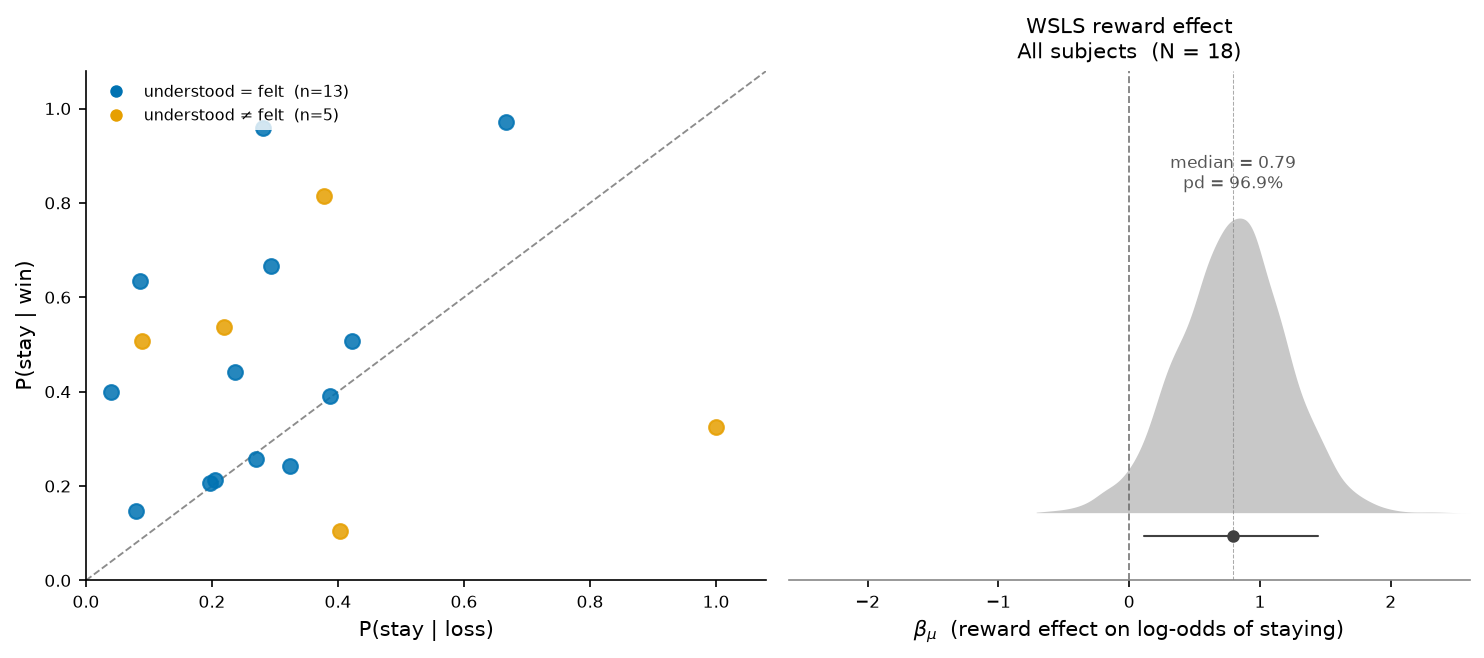

Source code (Python):
"""
Two-panel figure (style matches wm_wsls.png):
  Left  — scatter P(stay|win) vs P(stay|lose) per subject (all 18)
           Blue  #0072B2 = understood=felt (n=13)
           Orange #E69F00 = understood≠felt (n=5)
  Right — β_mu posterior from hierarchical WSLS on all 18 subjects
"""

import os
import re
import warnings
import numpy as np
import pandas as pd
import pymc as pm
import arviz as az
import matplotlib
matplotlib.use("Agg")
import matplotlib.pyplot as plt
from matplotlib.lines import Line2D
from scipy.stats import gaussian_kde

warnings.filterwarnings("ignore")
os.chdir(os.path.dirname(os.path.abspath(__file__)))

DATA_DIR = "../../data/ioc-all-fixed-pilot/task"
OUT_PNG  = "wsls_scatter_posterior.png"
DRAWS_NC = "wsls_18_draws.nc"

MISUNDERSTOOD  = {"67dae998d8f2cfb8a8e3bf03"}
FELT_DIFFERENT = {
    "677009b08130c3028f6a8a6d",
    "68598a1d4cebd213b2abb1d9",
    "69b7e04340b00585acbb91ac",
    "6a0092581cd317f1ff1765a2",
}
OMITTED = MISUNDERSTOOD | FELT_DIFFERENT

COL_INC   = "#0072B2"   # Okabe-Ito blue   — understood = felt
COL_OMT   = "#E69F00"   # Okabe-Ito orange — understood ≠ felt
GREY_LINE = "#404040"
ZERO_COL  = "#666666"
GREY_MED  = "#888888"


# ── data ──────────────────────────────────────────────────────────────────────
def load_raw(data_dir):
    records = []
    for fname in sorted(os.listdir(data_dir)):
        if not fname.endswith(".csv"):
            continue
        m = re.match(r"ioc-all_([a-f0-9]{24})_SESSION", fname)
        if not m:
            continue
        pid = m.group(1)
        df  = pd.read_csv(os.path.join(data_dir, fname), low_memory=False)
        gb  = (
            df[
                (df["task"] == "gambling_choice") &
                (df["block_number"].astype(str) != "training") &
                (df["is_choice_valid"].astype(str).str.lower() == "true")
            ]
            .copy()
            .assign(block_number=lambda x: x["block_number"].astype(int))
            .sort_values(["block_number", "trial_number"])
            .reset_index(drop=True)
        )
        gb["reward"]          = pd.to_numeric(gb["reward"], errors="coerce")
        gb["trial_number"]    = pd.to_numeric(gb["trial_number"], errors="coerce")
        gb["is_choice_valid"] = gb["is_choice_valid"].astype(str).str.lower() == "true"
        records.append({"pid": pid, "df": gb})
    return records


def per_subject_stay_rates(records):
    rows = []
    for rec in records:
        gb = rec["df"].copy()
        gb["choice_prev"] = gb.groupby("block_number")["choice_key"].shift(1)
        gb["reward_prev"] = gb.groupby("block_number")["reward"].shift(1)
        gb["valid_prev"]  = gb.groupby("block_number")["is_choice_valid"].shift(1)
        sub = gb[
            (gb["trial_number"] > 1) &
            gb["is_choice_valid"] &
            gb["valid_prev"].fillna(False) &
            gb["choice_prev"].notna() &
            gb["reward_prev"].notna()
        ].copy()
        sub["stay"]        = (sub["choice_key"] == sub["choice_prev"]).astype(int)
        sub["reward_prev"] = sub["reward_prev"].astype(int)
        p_win  = float(sub.loc[sub["reward_prev"] == 1, "stay"].mean()) \
                 if (sub["reward_prev"] == 1).sum() > 0 else np.nan
        p_lose = float(sub.loc[sub["reward_prev"] == 0, "stay"].mean()) \
                 if (sub["reward_prev"] == 0).sum() > 0 else np.nan
        rows.append({"pid": rec["pid"], "p_win": p_win, "p_lose": p_lose,
                     "omitted": rec["pid"] in OMITTED})
    return pd.DataFrame(rows).dropna(subset=["p_win", "p_lose"])


def make_wsls_df(records):
    frames = []
    for rec in records:
        gb = rec["df"].copy()
        gb["participant"] = rec["pid"]
        frames.append(gb)
    raw = pd.concat(frames, ignore_index=True)
    raw = raw.sort_values(["participant", "block_number", "trial_number"])
    raw["choice_prev"]   = raw.groupby(["participant","block_number"])["choice_key"].shift(1)
    raw["reward_prev"]   = raw.groupby(["participant","block_number"])["reward"].shift(1)
    raw["is_valid_prev"] = raw.groupby(["participant","block_number"])["is_choice_valid"].shift(1)
    raw = raw[
        (raw["trial_number"] > 1) &
        raw["is_choice_valid"] &
        raw["is_valid_prev"].fillna(False) &
        raw["choice_prev"].notna() &
        raw["reward_prev"].notna()
    ].copy()
    raw["stay"]        = (raw["choice_key"] == raw["choice_prev"]).astype(int)
    raw["reward_prev"] = raw["reward_prev"].astype(int)
    pids    = sorted(raw["participant"].unique())
    pid_map = {p: i for i, p in enumerate(pids)}
    raw["subj_idx"] = raw["participant"].map(pid_map)
    return raw, pids


def fit_wsls(df, n_subjects):
    print(f"Fitting WSLS (N={n_subjects}, {len(df)} trials) …")
    with pm.Model():
        alpha_mu    = pm.Normal("alpha_mu",    0, 2)
        beta_mu     = pm.Normal("beta_mu",     0, 2)
        alpha_sigma = pm.HalfNormal("alpha_sigma", 1)
        beta_sigma  = pm.HalfNormal("beta_sigma",  1)
        alpha_z = pm.Normal("alpha_z", 0, 1, shape=n_subjects)
        beta_z  = pm.Normal("beta_z",  0, 1, shape=n_subjects)
        pm.Deterministic("alpha", alpha_mu + alpha_sigma * alpha_z)
        pm.Deterministic("beta",  beta_mu  + beta_sigma  * beta_z)
        log_odds = (
            (alpha_mu + alpha_sigma * alpha_z)[df["subj_idx"].values]
            + (beta_mu + beta_sigma * beta_z)[df["subj_idx"].values]
            * df["reward_prev"].values
        )
        pm.Bernoulli("stay", logit_p=log_odds, observed=df["stay"].values)
        idata = pm.sample(draws=1000, tune=1000, chains=4,
                          target_accept=0.9, progressbar=True, random_seed=42)
    return idata


# ── main ──────────────────────────────────────────────────────────────────────
def main():
    all_records = load_raw(DATA_DIR)

    # scatter data
    sdf    = per_subject_stay_rates(all_records)
    p_win  = sdf["p_win"].values
    p_lose = sdf["p_lose"].values
    colors = [COL_OMT if row["omitted"] else COL_INC
              for _, row in sdf.iterrows()]
    assert len(p_win) == len(p_lose)

    # WSLS posterior on all 18 subjects
    wsls_df, pids = make_wsls_df(all_records)

    if os.path.exists(DRAWS_NC):
        print("Loading saved WSLS draws …")
        idata = az.from_netcdf(DRAWS_NC)
    else:
        idata = fit_wsls(wsls_df, len(pids))
        az.to_netcdf(idata, DRAWS_NC)

    beta_mu_draws = idata.posterior["beta_mu"].values.flatten()

    # ── figure ────────────────────────────────────────────────────────────────
    fig, (ax_sc, ax_post) = plt.subplots(1, 2, figsize=(10, 4.5))

    # ── left: scatter ─────────────────────────────────────────────────────────
    # axes switched: x = P(stay|lose), y = P(stay|win)
    shared_lo = 0.0
    shared_hi = max(p_win.max(), p_lose.max()) * 1.08

    # diagonal reference line (y = x)
    ax_sc.plot([shared_lo, shared_hi], [shared_lo, shared_hi],
               linestyle="--", color=GREY_LINE, linewidth=0.9, alpha=0.6, zorder=1)

    for i in range(len(sdf)):
        ax_sc.scatter(p_lose[i], p_win[i],
                      color=colors[i], s=50, alpha=0.85, zorder=3)

    ax_sc.set_xlim(shared_lo, shared_hi)
    ax_sc.set_ylim(shared_lo, shared_hi)

    legend_els = [
        Line2D([0],[0], marker="o", color="w", markerfacecolor=COL_INC,
               markersize=7, label="understood = felt  (n=13)"),
        Line2D([0],[0], marker="o", color="w", markerfacecolor=COL_OMT,
               markersize=7, label="understood ≠ felt  (n=5)"),
    ]
    ax_sc.legend(handles=legend_els, fontsize=7.5, loc="upper left",
                 framealpha=0.8, edgecolor="none")

    ax_sc.set_xlabel("P(stay | loss)", fontsize=10)
    ax_sc.set_ylabel("P(stay | win)", fontsize=10)
    ax_sc.tick_params(labelsize=8)
    ax_sc.spines[["top", "right"]].set_visible(False)

    # ── right: posterior ──────────────────────────────────────────────────────
    med  = float(np.median(beta_mu_draws))
    pd_  = max(np.mean(beta_mu_draws > 0), np.mean(beta_mu_draws < 0)) * 100
    ci90 = np.quantile(beta_mu_draws, [0.05, 0.95])

    kde  = gaussian_kde(beta_mu_draws, bw_method="scott")
    xs   = np.linspace(beta_mu_draws.min() * 1.15, beta_mu_draws.max() * 1.15, 512)
    ys   = kde(xs); ys = ys / ys.max()

    ax_post.fill_between(xs, ys, color="#c8c8c8", linewidth=0)
    ax_post.axvline(0,   color=ZERO_COL, linestyle="--", linewidth=0.9, alpha=0.8)
    ax_post.axvline(med, color=GREY_MED, linestyle="--", linewidth=0.5, alpha=0.7)

    CI_Y = -0.08
    ax_post.plot([ci90[0], ci90[1]], [CI_Y, CI_Y],
                 color=GREY_LINE, linewidth=1.0, solid_capstyle="round")
    ax_post.plot(med, CI_Y, "o", color=GREY_LINE, markersize=5, zorder=5)

    ax_post.text(med, 1.22,
                 f"median = {med:.2f}\npd = {pd_:.1f}%",
                 ha="center", va="top", fontsize=8, color="#555555")

    max_abs = max(abs(beta_mu_draws.min()), abs(beta_mu_draws.max())) * 1.1
    ax_post.set_xlim(-max_abs, max_abs)
    ax_post.set_ylim(CI_Y - 0.15, 1.5)

    ax_post.set_xlabel(r"$\beta_{\mu}$  (reward effect on log-odds of staying)",
                       fontsize=10)
    ax_post.set_title("WSLS reward effect\nAll subjects  (N = 18)",
                      fontsize=10, pad=6)
    ax_post.spines[["top", "right", "left"]].set_visible(False)
    ax_post.yaxis.set_visible(False)
    ax_post.spines["bottom"].set_color("#888888")
    ax_post.tick_params(axis="x", labelsize=8)

    plt.tight_layout()
    plt.savefig(OUT_PNG, dpi=150, bbox_inches="tight")
    print(f"Saved → {OUT_PNG}")


if __name__ == "__main__":
    main()
